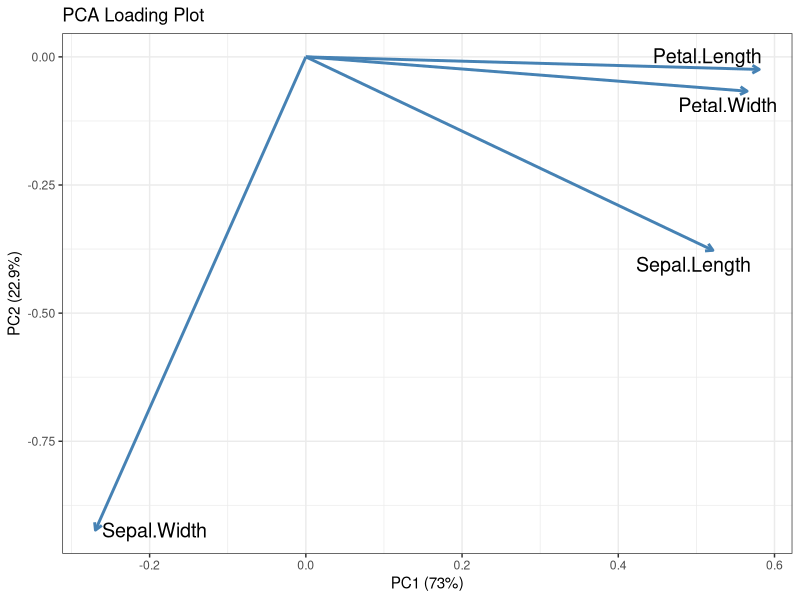
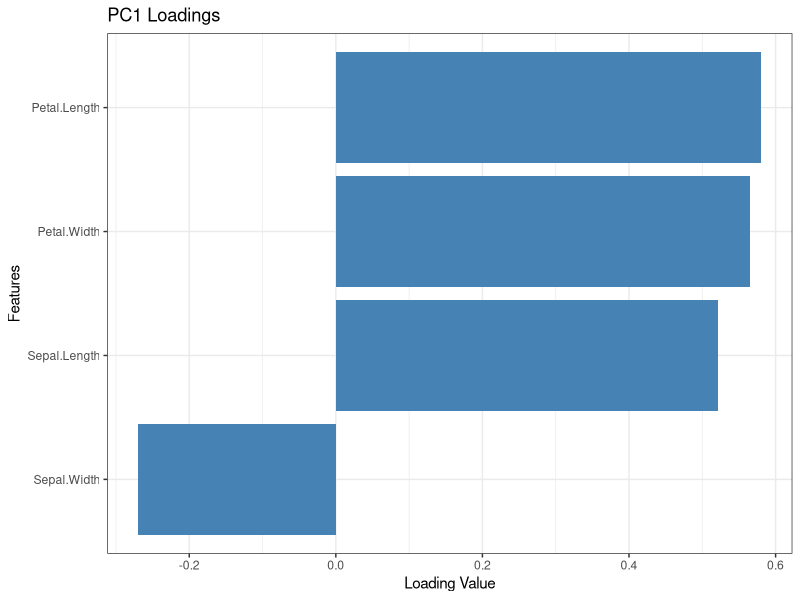
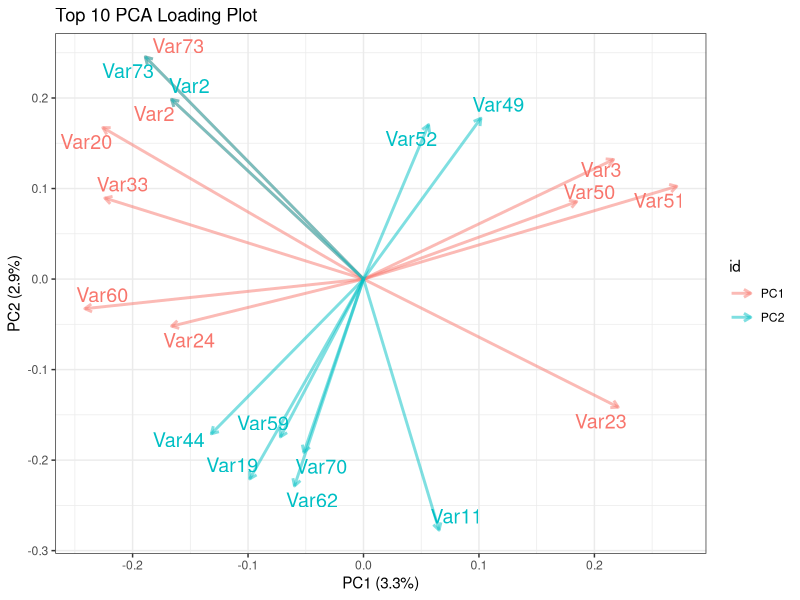

Recreate these plots in R, in order.
## ---- chunk 1
# 加载必要的包
library(ggplot2)
library(ggrepel)

# 加载数据集
data(iris)

# 去掉分类列，仅保留数值列用于 PCA
iris_data = iris[, 1:4]

# 执行 PCA
pca_result = prcomp(iris_data, scale. = TRUE)

# 提取 PCA loading
loadings = as.data.frame(pca_result$rotation)
loadings$Features = rownames(loadings)

# 计算解释度
explained_variance = pca_result$sdev^2 / sum(pca_result$sdev^2)
pc1_label = paste0("PC1 (", round(explained_variance[1] * 100, 1), "%)")
pc2_label = paste0("PC2 (", round(explained_variance[2] * 100, 1), "%)")

# 绘制 PCA loading 图
ggplot(loadings, aes(x = 0, y = 0, xend = PC1, yend = PC2, label = Features)) +
  geom_segment(arrow = arrow(length = unit(0.2, "cm")), color = "steelblue", linewidth = 1) +
  geom_text_repel(aes(x = PC1, y = PC2), size = 5) +
  labs(
    title = "PCA Loading Plot",
    x = pc1_label,
    y = pc2_label
  ) +
  theme_bw()

## ---- chunk 2
# 加载必要的包
library(ggplot2)

# 加载数据集
data(iris)

# 去掉分类列，仅保留数值列用于 PCA
iris_data = iris[, 1:4]

# 执行 PCA
pca_result = prcomp(iris_data, scale. = TRUE)

# 提取 PC1 的 loading 数据
pc1_loadings = pca_result$rotation[, "PC1"]
loading_data = data.frame(Feature = names(pc1_loadings), Loading = pc1_loadings)

# 按 PC1 loading 的绝对值降序排列
loading_data = loading_data[order(abs(loading_data$Loading), decreasing = TRUE), ]

# 绘制柱状图
ggplot(loading_data, aes(x = reorder(Feature, Loading), y = Loading)) +
  geom_bar(stat = "identity", fill = "steelblue") +
  coord_flip() +  # 让柱状图横向展示
  labs(
    title = "PC1 Loadings",
    x = "Features",
    y = "Loading Value"
  ) +
  theme_bw()
## ---- chunk 3
# 加载必要的包
library(ggplot2)
library(ggrepel)
library(dplyr)

# 生成随机数据框（100个变量）
set.seed(42)
n_obs = 150
n_vars = 100
random_data = matrix(rnorm(n_obs * n_vars), nrow = n_obs, ncol = n_vars)
colnames(random_data) = paste0("Var", 1:n_vars)
df_random = as.data.frame(random_data)

# 执行 PCA
pca_result = prcomp(df_random, scale. = TRUE)

# 提取 PCA loading
loadings = as.data.frame(pca_result$rotation)
loadings$Features = rownames(loadings)

# 计算解释度
explained_variance = pca_result$sdev^2 / sum(pca_result$sdev^2)
pc1_label = paste0("PC1 (", round(explained_variance[1] * 100, 1), "%)")
pc2_label = paste0("PC2 (", round(explained_variance[2] * 100, 1), "%)")

# 计算 PC1 和 PC2 的 loading 的绝对值
loadings$PC1_abs = abs(loadings$PC1)
loadings$PC2_abs = abs(loadings$PC2)

# 按照 PC1 或 PC2 的 loading 绝对值排序，选择前 6 个变量
top_loadings_pc1 = loadings[order(loadings$PC1_abs, decreasing = TRUE), ][1:10, ]
top_loadings_pc2 = loadings[order(loadings$PC2_abs, decreasing = TRUE), ][1:10, ]

# 合并两个选择的变量，避免重复
top_loadings = bind_rows(list(PC1 = top_loadings_pc1, PC2 = top_loadings_pc2), .id = "id")

# 绘制 PCA loading 图
ggplot(top_loadings, aes(x = 0, y = 0, xend = PC1, yend = PC2, label = Features, color = id)) +
  geom_segment(arrow = arrow(length = unit(0.2, "cm")), linewidth = 1, alpha = 1/2) +
  geom_text_repel(aes(x = PC1, y = PC2), size = 5, show.legend = FALSE) +
  labs(
    title = "Top 10 PCA Loading Plot",
    x = pc1_label,
    y = pc2_label
  ) +
  theme_bw()
